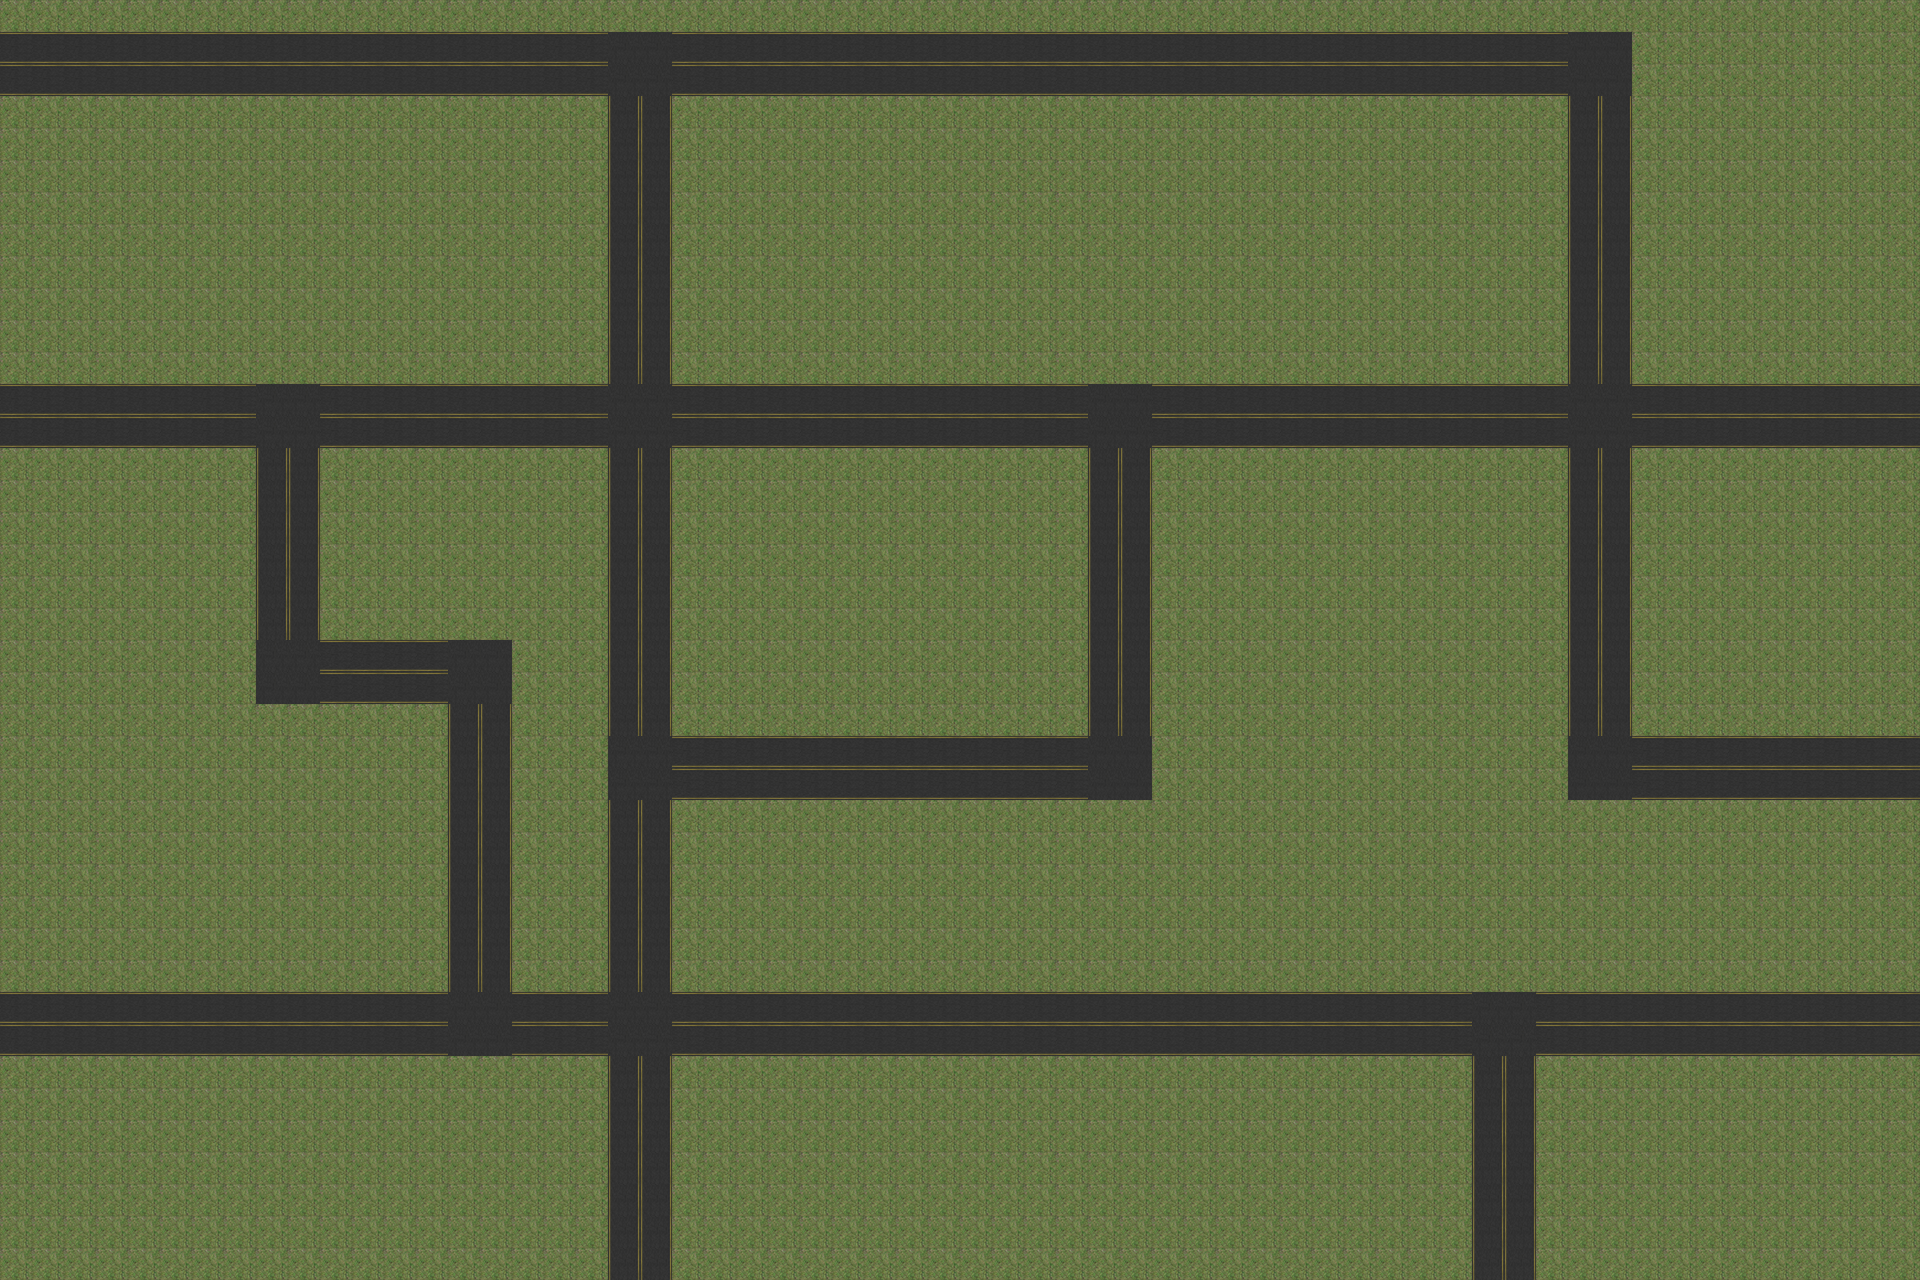

A 2D game scene composited from a Tiled map and its tileset images. What follows is a short description and the map's XML, with each tile layer's data collapsed to a summary:
An orthogonal 60x40 tile map with 32x32 px tiles, 1 tile layer (Kachelebene 1), 3 tilesets and 35 objects (5x 6, 3x 4, 3x 5, 2x 2, 2x 3, ...).

<map version="1.0" orientation="orthogonal" renderorder="right-down" width="60" height="40" tilewidth="32" tileheight="32" nextobjectid="44">
 <tileset firstgid="1" name="Tiles" tilewidth="32" tileheight="32" tilecount="36" columns="9">
  <image source="Tile2104.png" width="288" height="128" />
 </tileset>
 <tileset firstgid="1000" name="TileCars" tilewidth="64" tileheight="32" tilecount="25" columns="5">
  <image source="TileCars.png" width="320" height="160" />
 </tileset>
 <tileset firstgid="162" name="Umgebung" tilewidth="320" tileheight="160" tilecount="25" columns="5">
  <image source="tileUmgebung.png" width="1600" height="800" />
 </tileset>
 <layer name="Kachelebene 1" width="60" height="40">
  <data>[2400 cells, 2400 non-empty, 6 distinct tile ids]</data>
 </layer>
 <objectgroup name="Umgebung">
  <object id="17" gid="162" x="11" y="420" width="320" height="160" />
  <object id="19" gid="164" x="364" y="244" width="320" height="160" />
  <object id="20" gid="164" x="596" y="394" width="320" height="160" />
  <object id="21" gid="164" x="367" y="396" width="320" height="160" />
  <object id="22" gid="165" x="1637" y="756" width="320" height="160" />
  <object id="23" gid="164" x="591" y="242" width="320" height="160" />
  <object id="24" gid="163" x="653" y="1033" width="320" height="160" />
  <object id="25" gid="163" x="895" y="1032" width="320" height="160" />
  <object id="26" gid="163" x="1141" y="1033" width="320" height="160" />
  <object id="27" gid="163" x="1626" y="1032.5" width="320" height="160" />
  <object id="28" gid="163" x="1380" y="1031.5" width="320" height="160" />
 </objectgroup>
 <objectgroup name="Verkehrszeichen">
  <object id="5" name="Ampel1" gid="12" x="576" y="102" width="32" height="32">
   <properties>
    <property name="Group" type="int" value="1" />
   </properties>
  </object>
  <object id="6" name="Ampel2" gid="12" x="704" y="24" width="32" height="32" rotation="180">
   <properties>
    <property name="Group" type="int" value="1" />
   </properties>
  </object>
  <object id="7" name="Ampel3" gid="12" x="676" y="124" width="32" height="32" rotation="270">
   <properties>
    <property name="Group" type="int" value="1" />
   </properties>
  </object>
  <object id="11" name="2" gid="12" x="579" y="455" width="32" height="32">
   <properties>
    <property name="Group" type="int" value="2" />
   </properties>
  </object>
  <object id="12" name="2" gid="12" x="702" y="380" width="32" height="32" rotation="180">
   <properties>
    <property name="Group" type="int" value="2" />
   </properties>
  </object>
  <object id="30" name="3" gid="12" x="227" y="455" width="32" height="32">
   <properties>
    <property name="Group" type="int" value="3" />
   </properties>
  </object>
  <object id="31" name="3" gid="12" x="327" y="479" width="32" height="32" rotation="270">
   <properties>
    <property name="Group" type="int" value="3" />
   </properties>
  </object>
  <object id="33" name="4" gid="12" x="1156.5" y="476" width="32" height="32" rotation="270">
   <properties>
    <property name="Group" type="int" value="4" />
   </properties>
  </object>
  <object id="34" name="4" gid="12" x="1181.5" y="378" width="32" height="32" rotation="180">
   <properties>
    <property name="Group" type="int" value="4" />
   </properties>
  </object>
  <object id="35" name="4" gid="12" x="1056.5" y="454" width="32" height="32">
   <properties>
    <property name="Group" type="int" value="4" />
   </properties>
  </object>
  <object id="36" name="6" gid="12" x="1537.5" y="454" width="32" height="32">
   <properties>
    <property name="Group" type="int" value="5" />
   </properties>
  </object>
  <object id="37" name="5" gid="12" x="1662.5" y="378" width="32" height="32" rotation="180">
   <properties>
    <property name="Group" type="int" value="5" />
   </properties>
  </object>
  <object id="38" name="5" gid="12" x="1637.5" y="476" width="32" height="32" rotation="270">
   <properties>
    <property name="Group" type="int" value="5" />
   </properties>
  </object>
  <object id="39" name="5" gid="12" x="1562" y="354" width="32" height="32" rotation="90">
   <properties>
    <property name="Group" type="int" value="5" />
   </properties>
  </object>
  <object id="40" name="6" gid="12" x="602" y="963" width="32" height="32" rotation="90">
   <properties>
    <property name="Group" type="int" value="6" />
   </properties>
  </object>
  <object id="41" name="6" gid="12" x="677.5" y="1085" width="32" height="32" rotation="270">
   <properties>
    <property name="Group" type="int" value="6" />
   </properties>
  </object>
  <object id="42" name="6" gid="12" x="702.5" y="987" width="32" height="32" rotation="180">
   <properties>
    <property name="Group" type="int" value="6" />
   </properties>
  </object>
  <object id="43" name="6" gid="12" x="577.5" y="1063" width="32" height="32">
   <properties>
    <property name="Group" type="int" value="6" />
   </properties>
  </object>
 </objectgroup>
 <objectgroup name="Vehicles">
  <object id="9" gid="1000" x="705" y="66" width="64" height="32" />
  <object id="10" gid="37" x="635.17" y="89.7786" width="64" height="32" rotation="-29.7745" />
  <object id="13" gid="39" x="810" y="66" width="64" height="32" />
  <object id="14" gid="40" x="864" y="66" width="64" height="32" />
  <object id="15" gid="41" x="914" y="65" width="64" height="32" />
  <object id="16" gid="38" x="974" y="65" width="64" height="32" />
 </objectgroup>
</map>
